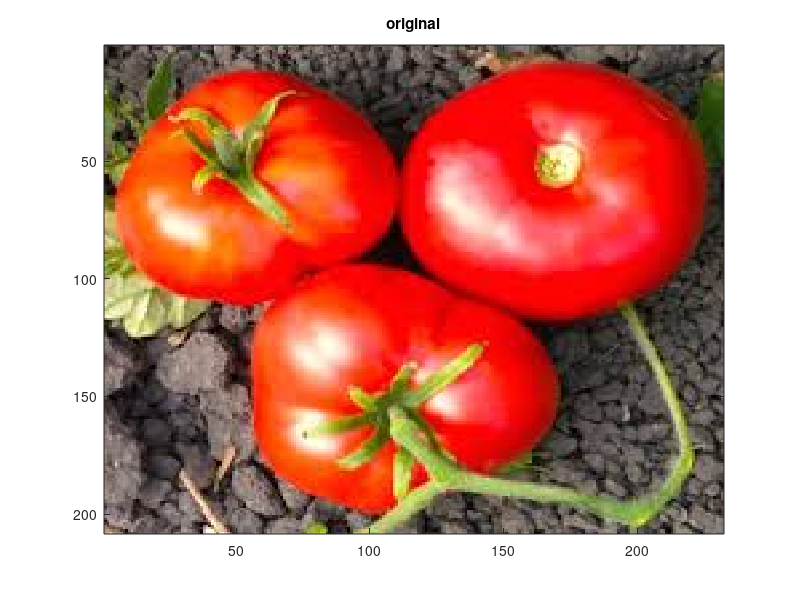
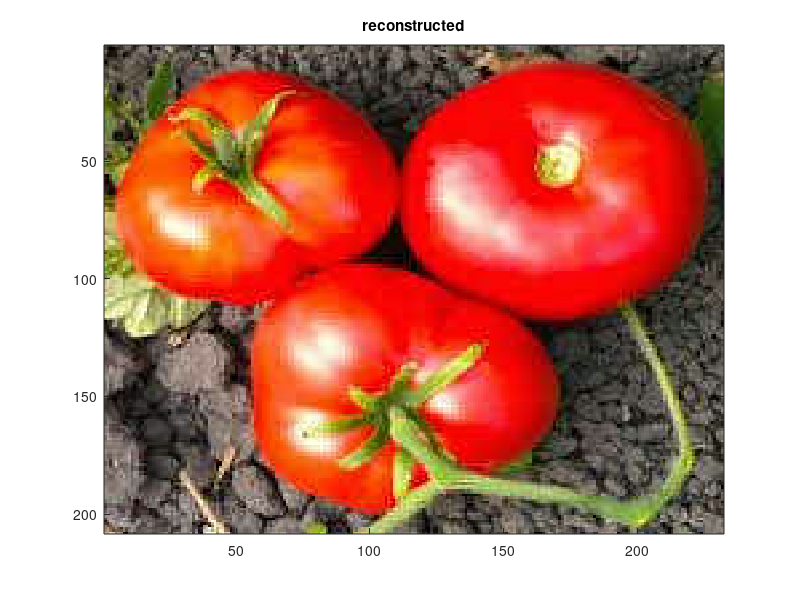

MATLAB code to generate these figures, in order: (Note: this script raises an error after producing the figures.)
clear all;
close all;

use_rtl_compressed_data=0; %% configure this is as 1 => RTL compression output used, 0=> MATLAB compression output used 

if (use_rtl_compressed_data==1)
    load compressed_rtl.mat;
else
    load compressed.mat;
end
load orig_image.mat;

EOB=1;
dc_old=0;
i=1;
while i<=length(array_y)

    
    if EOB==1 % DC detection and decode from DPCM
        if i==1
            zz_y=array_y(i+1)+dc_old;
        else
            zz_y=[zz_y array_y(i+1)+dc_old];
        end
        i=i+2;
        dc_old=zz_y(end);
        EOB=0;
        continue;
    end
    if array_y(i)==0 && array_y(i+1)==0 %EOB detection
        if rem(length(zz_y),64)~=0
            zz_y=[zz_y zeros(1,64-rem(length(zz_y),64))];
        end
        EOB=1;
        i=i+2;
        continue;
    end
    if array_y(i)==15 && array_y(i+1)==0 % 16 continuous zeros detection
        zz_y=[zz_y zeros(1,16)];
        i=i+2;
        continue;
    end
    zz_y=[zz_y zeros(1,array_y(i)) array_y(i+2)]; %normal ac detection
    i=i+3;
    
end


EOB=1;
dc_old=0;
i=1;
while i<=length(array_cb)
    if EOB==1 % DC detection and decode from DPCM
        if i==1
            zz_cb=array_cb(i+1)+dc_old;
        else
            zz_cb=[zz_cb array_cb(i+1)+dc_old];
        end
        i=i+2;
        dc_old=zz_cb(end);
        EOB=0;

        continue;
    end
    if array_cb(i)==0 && array_cb(i+1)==0 %EOB detection
        zz_cb=[zz_cb zeros(1,64-rem(length(zz_cb),64))];
        EOB=1;
        i=i+2;
        continue;
    end
    if array_cb(i)==15 && array_cb(i+1)==0 % 16 continuous zeros detection
        zz_cb=[zz_cb zeros(1,16)];
        i=i+2;
        continue;
    end
    zz_cb=[zz_cb zeros(1,array_cb(i)) array_cb(i+2)]; %normal ac detection
    i=i+3;
end

EOB=1;
dc_old=0;
i=1;
while i<=length(array_cr)
    if EOB==1 % DC detection and decode from DPCM
        if i==1
            zz_cr=array_cr(i+1)+dc_old;
        else
            zz_cr=[zz_cr array_cr(i+1)+dc_old];
        end
        i=i+2;
        dc_old=zz_cr(end);
        EOB=0;

        continue;
    end
    if array_cr(i)==0 && array_cr(i+1)==0 %EOB detection
        zz_cr=[zz_cr zeros(1,64-rem(length(zz_cr),64))];
        EOB=1;
        i=i+2;
        continue;
    end
    if array_cr(i)==15 && array_cr(i+1)==0 % 16 continuous zeros detection
        zz_cr=[zz_cr zeros(1,16)];
        i=i+2;
        continue;
    end
    zz_cr=[zz_cr zeros(1,array_cr(i)) array_cr(i+2)]; %normal ac detection
    
    i=i+3;
end

m=0;
for i=1:x_max/8
    for j=1:y_max/8
        x_cord=(i-1)*8+1;
        y_cord=(j-1)*8+1;
        
        quantised_y(x_cord:x_cord+7,y_cord:y_cord+7)=[
            zz_y(m+1) zz_y(m+2) zz_y(m+6) zz_y(m+7) zz_y(m+15) zz_y(m+16) zz_y(m+28) zz_y(m+29)
            zz_y(m+3) zz_y(m+5) zz_y(m+8) zz_y(m+14) zz_y(m+17) zz_y(m+27) zz_y(m+30) zz_y(m+43)
            zz_y(m+4) zz_y(m+9) zz_y(m+13) zz_y(m+18) zz_y(m+26) zz_y(m+31) zz_y(m+42) zz_y(m+44)
            zz_y(m+10) zz_y(m+12) zz_y(m+19) zz_y(m+25) zz_y(m+32) zz_y(m+41) zz_y(m+45) zz_y(m+54)
            zz_y(m+11) zz_y(m+20) zz_y(m+24) zz_y(m+33) zz_y(m+40) zz_y(m+46) zz_y(m+53) zz_y(m+55)
            zz_y(m+21) zz_y(m+23) zz_y(m+34) zz_y(m+39) zz_y(m+47) zz_y(m+52) zz_y(m+56) zz_y(m+61)
            zz_y(m+22) zz_y(m+35) zz_y(m+38) zz_y(m+48) zz_y(m+51) zz_y(m+57) zz_y(m+60) zz_y(m+62)
            zz_y(m+36) zz_y(m+37) zz_y(m+49) zz_y(m+50) zz_y(m+58) zz_y(m+59) zz_y(m+63) zz_y(m+64)];
        
        quantised_cb(x_cord:x_cord+7,y_cord:y_cord+7)=[
            zz_cb(m+1) zz_cb(m+2) zz_cb(m+6) zz_cb(m+7) zz_cb(m+15) zz_cb(m+16) zz_cb(m+28) zz_cb(m+29)
            zz_cb(m+3) zz_cb(m+5) zz_cb(m+8) zz_cb(m+14) zz_cb(m+17) zz_cb(m+27) zz_cb(m+30) zz_cb(m+43)
            zz_cb(m+4) zz_cb(m+9) zz_cb(m+13) zz_cb(m+18) zz_cb(m+26) zz_cb(m+31) zz_cb(m+42) zz_cb(m+44)
            zz_cb(m+10) zz_cb(m+12) zz_cb(m+19) zz_cb(m+25) zz_cb(m+32) zz_cb(m+41) zz_cb(m+45) zz_cb(m+54)
            zz_cb(m+11) zz_cb(m+20) zz_cb(m+24) zz_cb(m+33) zz_cb(m+40) zz_cb(m+46) zz_cb(m+53) zz_cb(m+55)
            zz_cb(m+21) zz_cb(m+23) zz_cb(m+34) zz_cb(m+39) zz_cb(m+47) zz_cb(m+52) zz_cb(m+56) zz_cb(m+61)
            zz_cb(m+22) zz_cb(m+35) zz_cb(m+38) zz_cb(m+48) zz_cb(m+51) zz_cb(m+57) zz_cb(m+60) zz_cb(m+62)
            zz_cb(m+36) zz_cb(m+37) zz_cb(m+49) zz_cb(m+50) zz_cb(m+58) zz_cb(m+59) zz_cb(m+63) zz_cb(m+64)];
        
        quantised_cr(x_cord:x_cord+7,y_cord:y_cord+7)=[
            zz_cr(m+1) zz_cr(m+2) zz_cr(m+6) zz_cr(m+7) zz_cr(m+15) zz_cr(m+16) zz_cr(m+28) zz_cr(m+29)
            zz_cr(m+3) zz_cr(m+5) zz_cr(m+8) zz_cr(m+14) zz_cr(m+17) zz_cr(m+27) zz_cr(m+30) zz_cr(m+43)
            zz_cr(m+4) zz_cr(m+9) zz_cr(m+13) zz_cr(m+18) zz_cr(m+26) zz_cr(m+31) zz_cr(m+42) zz_cr(m+44)
            zz_cr(m+10) zz_cr(m+12) zz_cr(m+19) zz_cr(m+25) zz_cr(m+32) zz_cr(m+41) zz_cr(m+45) zz_cr(m+54)
            zz_cr(m+11) zz_cr(m+20) zz_cr(m+24) zz_cr(m+33) zz_cr(m+40) zz_cr(m+46) zz_cr(m+53) zz_cr(m+55)
            zz_cr(m+21) zz_cr(m+23) zz_cr(m+34) zz_cr(m+39) zz_cr(m+47) zz_cr(m+52) zz_cr(m+56) zz_cr(m+61)
            zz_cr(m+22) zz_cr(m+35) zz_cr(m+38) zz_cr(m+48) zz_cr(m+51) zz_cr(m+57) zz_cr(m+60) zz_cr(m+62)
            zz_cr(m+36) zz_cr(m+37) zz_cr(m+49) zz_cr(m+50) zz_cr(m+58) zz_cr(m+59) zz_cr(m+63) zz_cr(m+64)];
        
       

        m=m+64;
    end
end                     

[x_max y_max]=size(quantised_y);
rgb_matrix=zeros(x_max,y_max,3);
for i=1:x_max/8
    for j=1:y_max/8
        x_cord=(i-1)*8+1;
        y_cord=(j-1)*8+1;
        i_quantised_y=quantised_y(x_cord:x_cord+7,y_cord:y_cord+7).*lumi_quant;
        i_quantised_cb=quantised_cb(x_cord:x_cord+7,y_cord:y_cord+7).*chromi_quant;
        i_quantised_cr=quantised_cr(x_cord:x_cord+7,y_cord:y_cord+7).*chromi_quant;

        
        if (use_matlab_dct==0) || (use_rtl_compressed_data==1)
            % taking idct and level shifting
            unit_matrix_y=128+idct2(i_quantised_y);
            unit_matrix_y(unit_matrix_y>255)=255;
            unit_matrix_y(unit_matrix_y<0)=0;
            unit_matrix_y=unit_matrix_y';

            unit_matrix_cb=128+idct2(i_quantised_cb);
            unit_matrix_cb(unit_matrix_cb>255)=255;
            unit_matrix_cb(unit_matrix_cb<0)=0;            
            unit_matrix_cb=unit_matrix_cb';

            unit_matrix_cr=128+idct2(i_quantised_cr);
            unit_matrix_cr(unit_matrix_cr>255)=255;
            unit_matrix_cr(unit_matrix_cr<0)=0;
            unit_matrix_cr=unit_matrix_cr';
           
        else
            unit_matrix_y=idct2(i_quantised_y);
            unit_matrix_cb=idct2(i_quantised_cb);
            unit_matrix_cr=idct2(i_quantised_cr);
            unit_matrix_y=unit_matrix_y';
            unit_matrix_cb=unit_matrix_cb';
            unit_matrix_cr=unit_matrix_cr';
            
        end
            
        
        [x y] = size(unit_matrix_y); % this is always expected to be x=8, y=8
        unit_matrix=zeros(x,y,3);
        unit_matrix(:,:,1)=unit_matrix_y;
        unit_matrix(:,:,2)=unit_matrix_cb;
        unit_matrix(:,:,3)=unit_matrix_cr;
        if (use_rtl_compressed_data==0)
            rgb_matrix(x_cord:x_cord+7,y_cord:y_cord+7,:)=(ycbcr2rgb(unit_matrix./256));
        else
           rgb_matrix(x_cord:x_cord+7,y_cord:y_cord+7,:)=((ycbcr2rgb_custom(unit_matrix))./256);
        end
    end
end

orig_rgb_matrix=tiff_img;
fig1=figure();image(orig_rgb_matrix);title('original');
print(fig1,'original','-dtiff');
fig2=figure();image(rgb_matrix);title('reconstructed');
print(fig2,'reconstructed','-dtiff');
ssim_value=ssim(rgb_matrix,orig_rgb_matrix)
psnr_value=psnr(rgb_matrix,orig_rgb_matrix)

orig_file=dir('./orig_image.mat');
if (use_rtl_compressed_data==0)
    compressed_file=dir('./compressed.mat');
else
    compressed_file=dir('./compressed_rtl.mat');
end
    
compression_ratio=orig_file.bytes/compressed_file.bytes
quality_factor=QF

use_matlab_dct=use_matlab_dct
use_rtl_compressed_data=use_rtl_compressed_data
save('decompressed_parameters.mat','ssim_value','psnr_value','compression_ratio','QF','use_matlab_dct');
